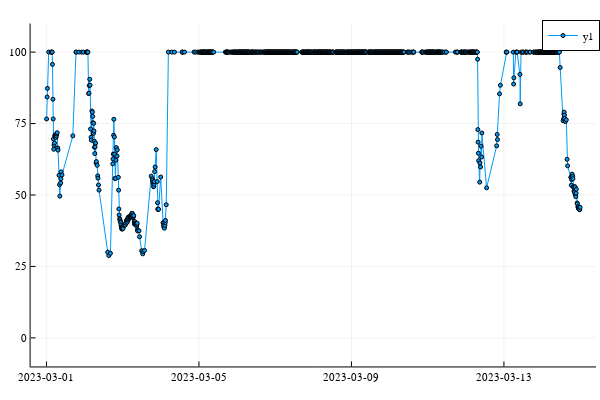

Write notebook code for a chart like this one.
### Code cell
data_hum = data_hum |> 
    @filter(_.value <= 100.0) |>
    @filter(_.value >= 0.0) |>
    DataFrame

@df data_hum plot(:ts, :value, marker=:circle, markersize=2)

ylims!((-10, 110))

### Figure 1 — Plotly figure (JSON) as saved in the notebook; plotly's stock layout.template omitted (floating-point values rounded to 4 significant figures; data arrays with more than 128 entries replaced by an {"elided": "..."} marker saying what was removed)
{"data": [{"colorbar": {"len": 0.9525, "title": "", "x": 0.9934, "y": 0.5139}, "legendgroup": "y1", "line": {"color": "rgba(0, 154, 250, 1.000)", "dash": "solid", "shape": "linear", "width": 1}, "marker": {"color": "rgba(0, 154, 250, 1.000)", "line": {"color": "rgba(0, 0, 0, 1.000)", "width": 1}, "size": 4, "symbol": "circle"}, "mode": "lines+markers", "name": "y1", "showlegend": true, "type": "scatter", "x": {"elided": "1037 int values"}, "xaxis": "x", "y": {"elided": "1037 float values"}, "yaxis": "y"}], "layout": {"annotations": [], "height": 400, "legend": {"bgcolor": "rgba(255, 255, 255, 1.000)", "bordercolor": "rgba(0, 0, 0, 1.000)", "borderwidth": 1, "font": {"color": "rgba(0, 0, 0, 1.000)", "family": "sans-serif", "size": 11}, "title": {"font": {"color": "rgba(0, 0, 0, 1.000)", "family": "sans-serif", "size": 15}, "text": ""}, "tracegroupgap": 0, "traceorder": "normal", "x": 1, "xanchor": "auto", "y": 1, "yanchor": "auto"}, "margin": {"b": 20, "l": 0, "r": 0, "t": 20}, "paper_bgcolor": "rgba(255, 255, 255, 1.000)", "plot_bgcolor": "rgba(255, 255, 255, 1.000)", "showlegend": true, "width": 600, "xaxis": {"anchor": "y", "domain": [0.05101, 0.9934], "gridcolor": "rgba(0, 0, 0, 0.100)", "gridwidth": 0.5, "linecolor": "rgba(0, 0, 0, 1.000)", "mirror": false, "range": [63813276029770, 63814557613230], "showgrid": true, "showline": true, "showticklabels": true, "tickangle": 0, "tickcolor": "rgb(0, 0, 0)", "tickfont": {"color": "rgba(0, 0, 0, 1.000)", "family": "sans-serif", "size": 11}, "tickmode": "array", "ticks": "inside", "ticktext": ["2023-03-01", "2023-03-05", "2023-03-09", "2023-03-13"], "tickvals": [63813312000000, 63813657600000, 63814003200000, 63814348800000], "title": "", "titlefont": {"color": "rgba(0, 0, 0, 1.000)", "family": "sans-serif", "size": 15}, "type": "-", "visible": true, "zeroline": false, "zerolinecolor": "rgba(0, 0, 0, 1.000)"}, "yaxis": {"anchor": "x", "domain": [0.03762, 0.9902], "gridcolor": "rgba(0, 0, 0, 0.100)", "gridwidth": 0.5, "linecolor": "rgba(0, 0, 0, 1.000)", "mirror": false, "range": [-10, 110], "showgrid": true, "showline": true, "showticklabels": true, "tickangle": 0, "tickcolor": "rgb(0, 0, 0)", "tickfont": {"color": "rgba(0, 0, 0, 1.000)", "family": "sans-serif", "size": 11}, "tickmode": "array", "ticks": "inside", "ticktext": ["0", "25", "50", "75", "100"], "tickvals": [0, 25, 50, 75, 100], "title": "", "titlefont": {"color": "rgba(0, 0, 0, 1.000)", "family": "sans-serif", "size": 15}, "type": "-", "visible": true, "zeroline": false, "zerolinecolor": "rgba(0, 0, 0, 1.000)"}}}
